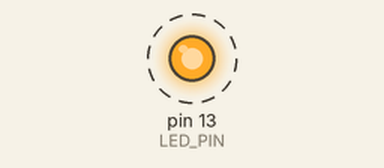
Simulated run of this sketch. Board: Arduino Uno, built with avr-gcc and run on an emulated ATmega328P. On the bench: output pins drawn as LEDs (lit = HIGH). Dashed ring = blinking. What the sketch prints to the serial monitor is not drawn.

Above: at 0.5 s.
Timing chart, 0 to 4.6 s (numbered marks = the images above):
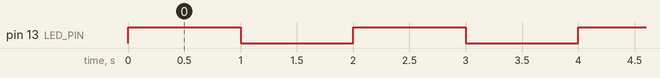

The sketch:

Arduino_Test_Suite.pde
```cpp
#define LED_PIN  13

int count = 0;


void setup() {
    Serial.begin(9600);
    Serial.println("Initialized...");

    pinMode(LED_PIN, OUTPUT);
}


void loop() {
     Serial.print("count = ");
    Serial.println(count);
    count++;

    if (digitalRead(LED_PIN) == 0) {
        digitalWrite(LED_PIN, 1);
    } else {
        digitalWrite(LED_PIN, 0);
    }

    delay(1000);
}
```

Measured:
- by itself, pin 13 (LED_PIN): alternates HIGH for 1.0 s and LOW for 1.0 s
